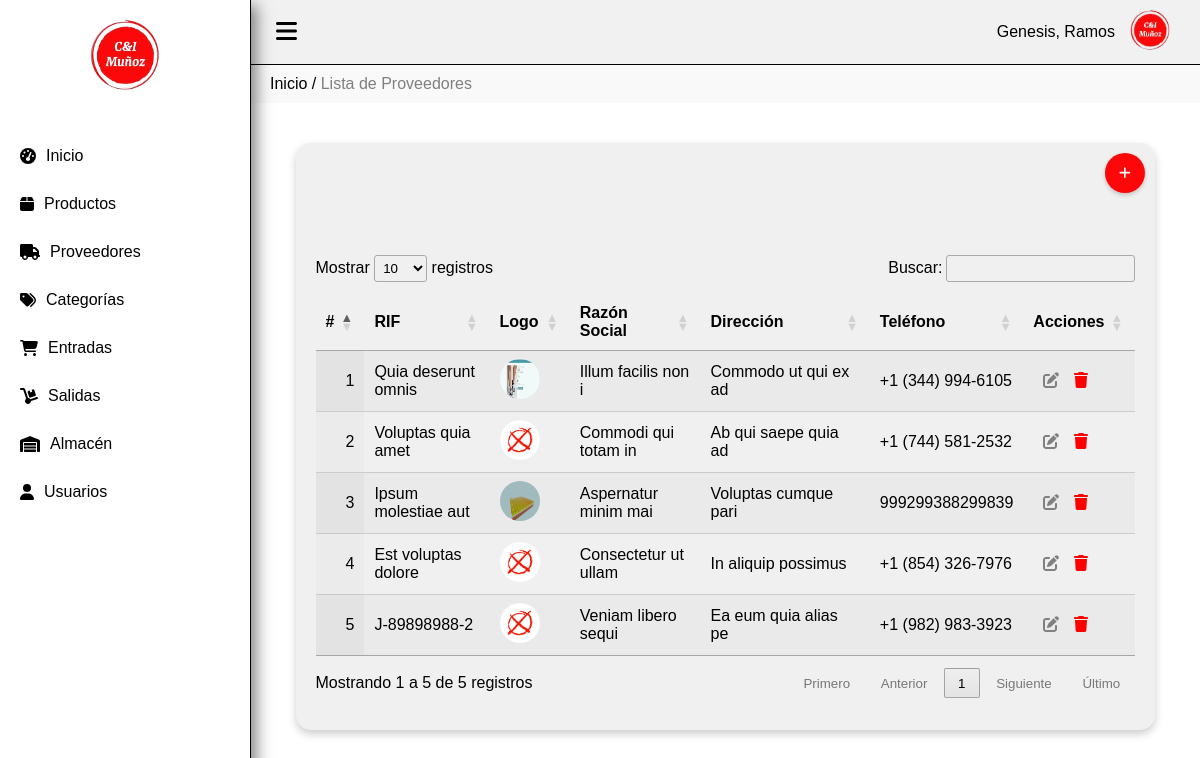
Screenshot of /proveedor (signed in) with the database file from the repository.
### tables this page shows
CREATE TABLE `proveedores` (
  `id` int(20) NOT NULL,
  `rif` varchar(100) NOT NULL,
  `nombre` varchar(200) NOT NULL,
  `direccion` text NOT NULL,
  `telefono` varchar(100) NOT NULL,
  `logo` varchar(100) NOT NULL,
  `estado` varchar(100) NOT NULL
);

### Controller/proveedor.controller.php (called while the page is built, shortened)
<?php
require_once 'model/proveedor.php';
class ProveedorController{
    public function __CONSTRUCT(){
        $this->model = new proveedor();
    }
    public function Index(){
        require_once 'view/header.php';
        require_once 'view/proveedor/proveedor.php';
        require_once 'view/footer.php';
    }
}

### index.php (called while the page is built, shortened)
<?php
require_once 'model/database.php';
$controladorPorDefecto = 'dashboard';
$url = isset($_GET['url']) ? $_GET['url'] : $controladorPorDefecto;
$url = rtrim($url, '/');
$url = explode('/', $url);
$accion = isset($url[1]) ? $url[1] : 'Index';
$rif = isset($url[2]) ? $url[2] : null;
$instanciaControlador = new $nombreClaseControlador;
call_user_func(array($instanciaControlador, $accion), $rif);
?>

### Model/database.php (called while the page is built)
<?php
class Database
{
    public static function Conectar()
    {
        $pdo = new PDO('mysql:host=localhost;dbname=mvc_php;charset=utf8', 'root', '');
        $pdo->setAttribute(PDO::ATTR_ERRMODE, PDO::ERRMODE_EXCEPTION);
        return $pdo;
    }
}

### Model/proveedor.php (called while the page is built, shortened)
<?php
class proveedor
{
	private $pdo;
	public function __CONSTRUCT()
	{
		try
		{
			$this->pdo = Database::Conectar();
		}
		catch(Exception $e)
		{
			die($e->getMessage());
		}
	}
	public function Listar()
	{
		try
		{
			$stm = $this->pdo->prepare("SELECT * FROM proveedores");
			$stm->execute();
			return $stm->fetchAll(PDO::FETCH_OBJ);
		}
		catch(Exception $e)
		{
			die($e->getMessage());
		}
	}
}

### View/proveedor/proveedor.php (the view, shortened to what this page needs)
<div class="miga-de-pan">
    <a href="http://localhost/Sistemainventario/dashboard">Inicio</a> / <span>Lista de Proveedores</span>
</div>
<div class="contenido">
    <div class="contenedor-3d">
        <a type="submit" href="proveedor/Nuevo" class="btn" style="margin-bottom: 30px;"><button class="boton-crear"><i class="fas fa-plus"></i></button></a>
        <div class="division">
        <table id="tabla" class="display" style="width:100%">
            <thead>
                <tr>
                    <th style="width:5%;">#</th>
                    <th style="width:20%;">RIF</th>
                    <th style="width:10%;">Logo</th>
                    <th style="width:20%;">Razón Social</th>
                    <th style="width:30%;">Dirección</th>
                    <th style="width:10%;">Teléfono</th>
                    <th style="width:10%;">Acciones</th>
                </tr>
            </thead>
            <tbody>
            <?php $contador=1;
                foreach($this->model->Listar() as $r): ?>
                <tr>
                    <td><?php echo $contador; ?></td>
                    <td><?php echo $r->rif; ?></td>
                    <td><img src="http://localhost/Sistemainventario/assets/img/proveedores/<?=$r->logo?>" alt="" class="img-tabla"></td>
                    <td><?php echo $r->nombre; ?></td>
                    <td><?php echo $r->direccion; ?></td>
                    <td><?php echo $r->telefono; ?></td>
                    <td>
                        <a style="color: grey; margin-left:10px;" href="proveedor/Crud/<?php echo $r->rif; ?>"><i class="fa fa-edit"></i></a>
                        <a style="color: red; margin-left:10px;" onclick="javascript:return confirm('¿Seguro de eliminar este registro?');" href="proveedor/Eliminar/<?php echo $r->rif; ?>"><i class="fa fa-trash"></i></a>
                    </td>
                </tr>
            <?php $contador++;
                endforeach; ?>
            </tbody>
        </table>
    </div>
</div>

### View/header.php (shortened to what this page needs)
<!DOCTYPE html>
<html lang="es">
<head>
    <link rel="stylesheet" href="http://localhost/Sistemainventario/assets/css/estilos.css">
    <link rel="stylesheet" href="http://localhost/Sistemainventario/assets/css/all.min.css" />
    <link rel="stylesheet" href="http://localhost/Sistemainventario/assets/css/alertify.min.css" />
    <link rel="stylesheet" href="http://localhost/Sistemainventario/assets/css/alertify-default.min.css" />
    <link rel="stylesheet" href="http://localhost/Sistemainventario/assets/css/dataTables.dataTables.min.css">
    <link rel="stylesheet" href="http://localhost/Sistemainventario/assets/css/jquery-ui.css">
</head>
<body>
    <div class="barra-lateral" id="sidebar">
        <div class="logo">
            <img src="http://localhost/Sistemainventario/assets/img/logo.png" width="70px">
        </div>
        <ul class="menu">
            <a href="/Sistemainventario/dashboard" class="enlace-menu">
                <li><i class="fas fa-tachometer-alt"></i> <span style="margin-left: 10px;">Inicio</span></li>
            </a>
            <a href="/Sistemainventario/producto" class="enlace-menu">
                <li><i class="fas fa-box"></i> <span style="margin-left: 10px;">Productos</span></li>
            </a>
            <a href="/Sistemainventario/proveedor" class="enlace-menu">
                <li><i class="fas fa-truck"></i> <span style="margin-left: 10px;">Proveedores</span></li>
            </a>
            <a href="/Sistemainventario/categorias" class="enlace-menu">
                <li><i class="fas fa-tags"></i> <span style="margin-left: 10px;">Categorías</span></li>
            </a>
            <a href="/Sistemainventario/entradas" class="enlace-menu">
                <li><i class="fas fa-shopping-cart"></i> <span style="margin-left: 10px;">Entradas</span></li>
            </a>
            <a href="/Sistemainventario/salidas" class="enlace-menu">
                <li><i class="fas fa-dolly"></i> <span style="margin-left: 10px;">Salidas</span></li>
            </a>
            <a href="/Sistemainventario/almacen" class="enlace-menu">
                <li><i class="fas fa-warehouse"></i> <span style="margin-left: 10px;">Almacén</span></li>
            </a>
            <a href="/Sistemainventario/usuario" class="enlace-menu">
                <li><i class="fas fa-user"></i> <span style="margin-left: 10px;">Usuarios</span></li>
            </a>
        </ul>
    </div>
    <div class="contenido-principal">
        <div class="barra-superior">
            <button class="boton-toggle" onclick="toggleSidebar()"><i class="fas fa-bars"></i></button>
            <div class="espacio"> <span><?= $_SESSION['user_nombre'] ?></span></div>
            <div class="info-usuario">
                <img src="http://localhost/Sistemainventario/assets/img/logo.png" alt="Usuario" class="user-img">
            </div>
        </div>

### View/footer.php (shortened to what this page needs)
</div>
</div>
</body>
</html>

### assets/css/estilos.css (style rules this page uses)
body { display: flex; margin: 0; font-family: Arial, sans-serif; background-color: white; }
.barra-lateral { width: 250px; height: 100vh; background-color: #fff; color: #000; position: fixed; transition: transform 0.3s ease; border-right: solid 1px #000000; box-shadow: 10px 0 15px -5px rgba(1, 1, 1, 0.5); }
.espacio { margin-left: 15px; margin-right: 15px; }
.enlace-menu { text-decoration: none; color: #000; }
.logo { text-align: center; padding: 20px 0; font-size: 24px; background-color: #ffffff; color: #000000; }
.menu { list-style: none; padding: 0; }
.menu li { padding: 15px 20px; cursor: pointer; display: flex; align-items: center; position: relative; }
.contenido-principal { margin-left: 250px; width: calc(100% - 250px); transition: margin-left 0.3s ease; }
.barra-superior { display: flex; justify-content: space-between; padding: 10px 20px; background-color: #f1f1f1; align-items: center; border-bottom: solid 1px #000000; }
.boton-toggle { background: none; border: none; font-size: 24px; cursor: pointer; }
.notificaciones, .info-usuario { position: relative; }
.notificaciones i, .info-usuario img { cursor: pointer; }
.info-usuario img { width: 40px; height: 40px; border-radius: 50%; margin-right: 10px; }
.img-tabla { width: 40px; height: 40px; border-radius: 50%; margin-right: 10px; }
.miga-de-pan { padding: 10px 20px; background-color: #f9f9f9; }
.miga-de-pan a { color: black; text-decoration: none; }
.miga-de-pan span { color: grey; }
.contenido { padding: 20px; }
.contenedor-3d { width: 90%; margin: 20px auto; padding: 20px; background-color: #f0f0f0; border-radius: 15px; box-shadow: 0 4px 8px rgba(0, 0, 0, 0.2); position: relative; }
.boton-crear { position: absolute; top: 10px; right: 10px; width: 40px; height: 40px; background-color: #fd070a; color: white; border: none; border-radius: 50%; display: flex; align-items: center; justify-content: center; cursor: pointer; box-shadow: 0 2px 4px rgba(0, 0, 0, 0.2); }
.division { margin-top: 60px; padding-top: 20px; }

### rows the page displays
proveedores: rif "Quia deserunt omnis", logo (picture), nombre "Illum facilis non i", direccion "Commodo ut qui ex ad", telefono "+1 (344) 994-6105"
proveedores: rif "Voluptas quia amet", logo (placeholder picture), nombre "Commodi qui totam in", direccion "Ab qui saepe quia ad", telefono "+1 (744) 581-2532"
proveedores: rif "Ipsum molestiae aut", logo (picture), nombre "Aspernatur minim mai", direccion "Voluptas cumque pari", telefono "999299388299839"
proveedores: rif "Est voluptas dolore", logo (placeholder picture), nombre "Consectetur ut ullam", direccion "In aliquip possimus", telefono "+1 (854) 326-7976"
proveedores: rif "J-89898988-2", logo (placeholder picture), nombre "Veniam libero sequi", direccion "Ea eum quia alias pe", telefono "+1 (982) 983-3923"

### other values shown
$_SESSION['user_nombre'] "Genesis, Ramos"
